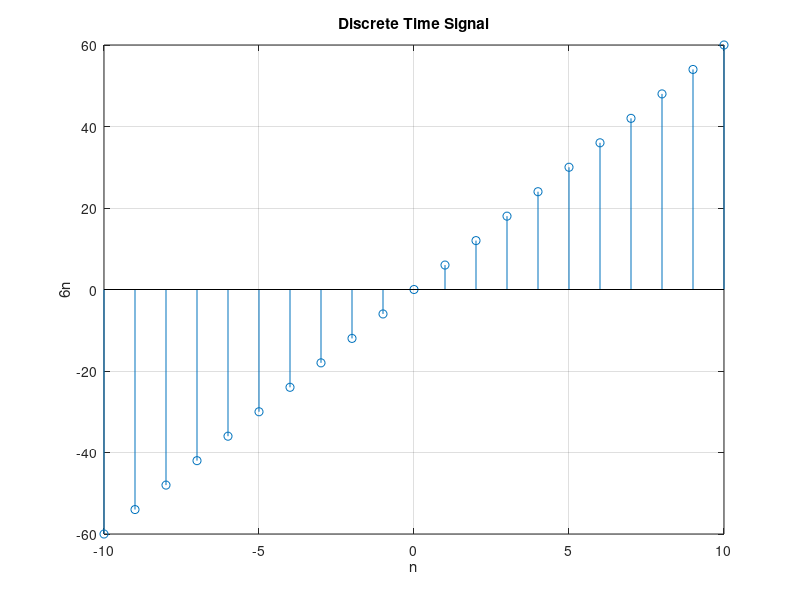

Reproduce this figure in MATLAB.
% represent a discrete time signal and plot using stem fn x(n) = 6n

% 1A
n= -10:10;
x= 6.*n;
stem(n,x);
title('Discrete Time Signal')
xlabel('n')
ylabel('6n')
grid on

